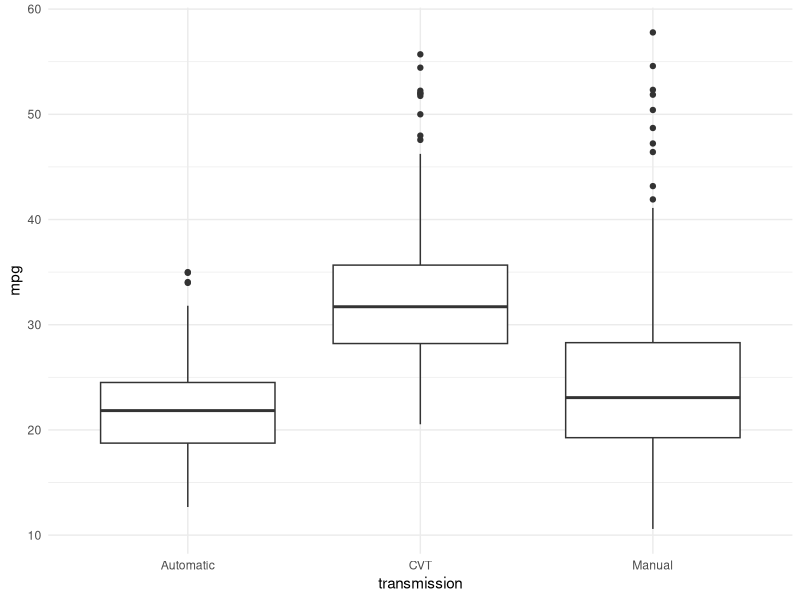
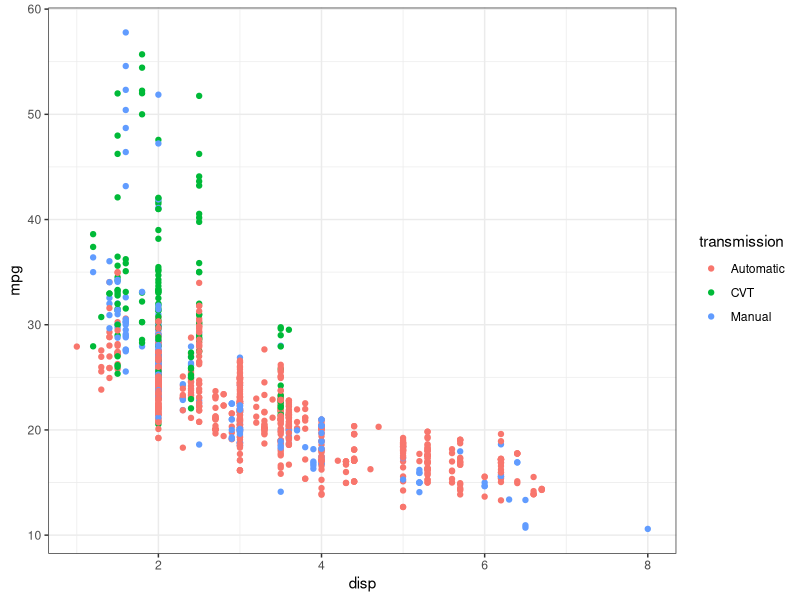

Recreate these plots in R, in order.
library(tidyverse) 

cars2020 <- read_csv("data/cars2020.csv",
                     show_col_types = FALSE)

tr_counts <- count(cars2020, transmission)

tr_fuel_counts <- count(cars2020, transmission, fuel)


## Getting all cars with manual transmission
manual <- filter(cars2020, transmission == "Manual")


# All cars with 4 or more cylinders
cyl_4plus <- filter(cars2020, cyl >= 4)


## All cars with manual transmissions and 4 or more cylinders

manual_4plus <- filter(cars2020, transmission == "Manual", 
                       cyl >=4) 

auto_lt6 <- filter(cars2020, transmission == "Automatic", 
                   gears < 6)

count(cars2020, transmission, gears)

## Using select to get only some of the columns 

cars_narrow <- select(cars2020, model, mpg, transmission, cyl)


## Using - to say which columns you want to drop 

cars_alt <- select(cars2020,  -startStop, -aspiration)


## Using arrange to sort cars by mpg

## ascending order

cars_sorted <- arrange(cars2020, mpg)

## descending order

cars_sorted <- arrange(cars2020, desc(mpg))

## also descending order

cars_sorted <- arrange(cars2020, -mpg)

## Sort by transmission type then within each group sort by mpg (descending)

cars_transmpg <- arrange(cars2020, transmission, desc(mpg))


##start with the original data set (all vehicles)
### restrict to CVT transmission vehicles
### remove the sidi, aspiration and startStop columns
### order the data in descending order of mpg
### if cars have the same mpg order them by model alphabetically


cvt <- filter(cars2020, transmission == "CVT")
cvt_narrow <- select(cvt, -sidi, -aspiration, -startStop)
cvt_answer <- arrange(cvt_narrow, desc(mpg), model)

cvt_answer2 <- filter(cars2020, transmission == "CVT") |>
  select(-sidi, -aspiration, -startStop) |> 
  arrange(desc(mpg), model)

## Using mutate to add a column/variable to the data set

cars_30 <- mutate(cars2020, above30 = if_else(mpg > 30, TRUE, FALSE))

## alternative using pipes

cars_30_alt <- select(cars2020, make, model, mpg) |> 
  mutate(above30 = if_else(mpg > 30, TRUE, FALSE))

## Other alternative using pipes
cars_30_alt2 <- cars2020 |> select(make, model, mpg) |>
  mutate(above30 = if_else(mpg > 30, TRUE, FALSE))

### 

ggplot(cars2020, 
       aes(x = transmission, y = mpg)) + 
  geom_boxplot() + theme_minimal()

ggplot(cars2020, 
       aes(x = disp, y = mpg, color = transmission)) + 
  geom_point() + theme_bw()

### Summarise number of cars and average mpg 

report <- summarise(cars2020, num_cars = n(),
          avg_mpg = mean(mpg, na.rm = TRUE),
          med_mpg = median(mpg, na.rm = TRUE))


### Using group_by

grouped_cars <- group_by(cars2020, transmission)
report2 <- summarise(grouped_cars, num_cars = n(),
          avg_mpg = mean(mpg, na.rm = TRUE),
          med_mpg = median(mpg, na.rm = TRUE))

report3 <- cars2020 |> group_by(transmission) |> 
  summarise(num_cars = n(), 
            avg_mpg = mean(mpg, na.rm = TRUE),
            med_mpg = median(mpg, na.rm = TRUE))

## Can you do the same for make? (Make and transmission?)

make_report <- cars2020 |> group_by(make) |>
  summarise(num_cars = n(), 
            avg_mpg = mean(mpg, na.rm = TRUE),
            med_mpg = median(mpg, na.rm = TRUE)) |> 
  arrange(desc(avg_mpg))

make_report2 <- cars2020 |> group_by(make, transmission) |>
  summarise(num_cars = n(), 
            avg_mpg = mean(mpg, na.rm = TRUE),
            med_mpg = median(mpg, na.rm = TRUE)) |> 
  arrange(desc(avg_mpg))






